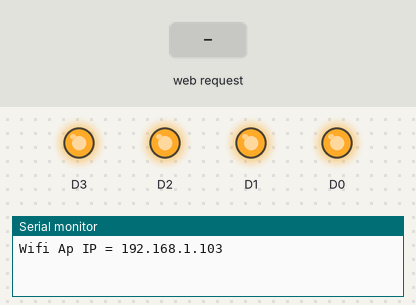
A sketch run on a simulated ESP8266 (NodeMCU). On the bench: output pins drawn as LEDs (lit = HIGH), the last lines printed to the serial monitor. The inputs (shaded band) are chosen by the test bench.

Above: at 3.2 s.
3.3 s: HTTP request GET /SET?Set=I received
At 3.8 s:
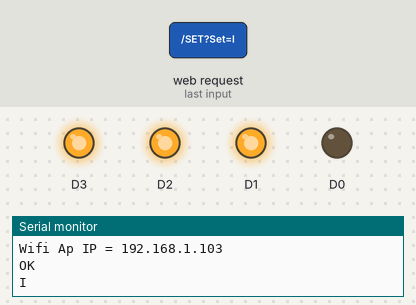
4.8 s: HTTP request GET /SET?Set=II received
At 6.0 s:
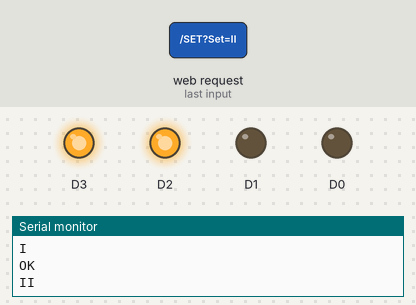
6.3 s: HTTP request GET /SET?Set=III received
At 7.3 s:
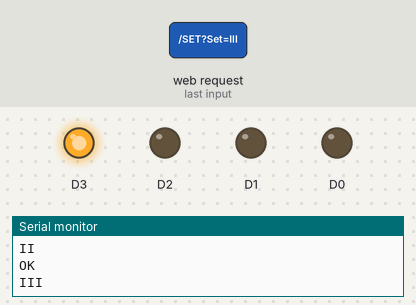
7.8 s: HTTP request GET /SET?Set=I received
At 8.4 s:
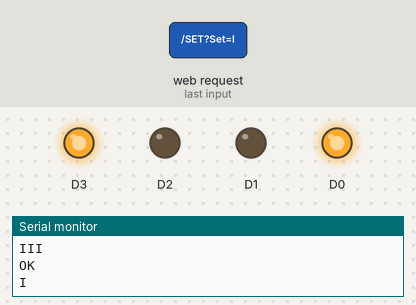
9.3 s: HTTP request GET /SET?Set=II received
At 9.6 s:
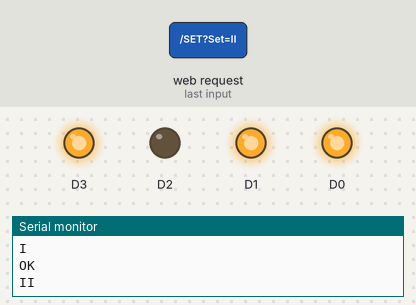
Timing chart, 0 to 11.8 s (numbered marks = the images above; inputs shaded):
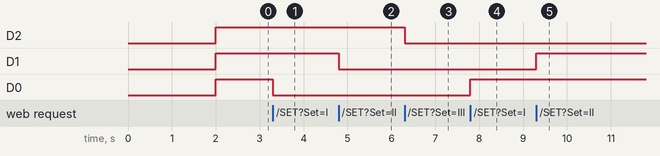

Measured:
- after the input at 3.3 s, D0: HIGH → LOW at once
- after the input at 4.8 s, D1: HIGH → LOW at once
- after the input at 6.3 s, D2: HIGH → LOW at once
- after the input at 7.8 s, D0: LOW → HIGH at once
- after the input at 9.3 s, D1: LOW → HIGH at once

The sketch:

bo.ino
```cpp
#include <ESP8266WiFi.h>
#include <WiFiClient.h>
#include <ESP8266WebServer.h>
#include <ESP8266HTTPClient.h>
#include "index.h"
ESP8266WebServer server(80);
IPAddress local_IP(192,168,1,103);
IPAddress subnet(255,255,255,0);
bool ch1=false,ch2=false,ch3=false,ch4=false;
void setup() {
  delay(2000);
  Serial.begin(115200);
  pinMode(D0,OUTPUT);
  pinMode(D1,OUTPUT);
  pinMode(D2,OUTPUT);
  pinMode(D3,OUTPUT);
  digitalWrite(D0,1);
  digitalWrite(D1,1);
  digitalWrite(D2,1);
  digitalWrite(D3,1);
  WiFi.mode(WIFI_AP);
  WiFi.softAPConfig(local_IP,local_IP,subnet);
  WiFi.softAP("ESP-12E", "123456789");
  Serial.print("Wifi Ap IP = ");
  Serial.println(WiFi.softAPIP());
  server.on("/", handleRoot);
  server.on("/SET", action);
  server.begin();

}

void loop() {
  server.handleClient();
}
void handleRoot() {
  server.send(200,"text/html",index_page);
}
void action() {
  Serial.println("OK");
  String steps = server.arg("Set");
  if(steps == "stop")
  {
    digitalWrite(D0,1);
    digitalWrite(D1,1);
    digitalWrite(D2,1);
    digitalWrite(D3,1);
    server.send(200,"text/plain","All channels are off");
  }
  if(steps == "I")
  {
    if(ch1 == false)
    {
      ch1 = true;
      digitalWrite(D0,0);
      server.send(200,"text/plain","channel one is ON");
    }
    else
    {
      ch1 = false;
      digitalWrite(D0,1);
      server.send(200,"text/plain","channel one is OFF");
    }

  }
  if(steps == "II")
  {
    if(ch2 == false)
    {
      ch2 = true;
      digitalWrite(D1,0);
      server.send(200,"text/plain","channel two is ON");
    }
    else
    {
      ch2 = false;
      digitalWrite(D1,1);
      server.send(200,"text/plain","channel two is OFF");
    }

  }
    if(steps == "III")
  {
    if(ch3 == false)
    {
      ch3 = true;
      digitalWrite(D2,0);
      server.send(200,"text/plain","channel three is ON");
    }
    else
    {
      ch3 = false;
      digitalWrite(D2,1);
      server.send(200,"text/plain","channel three is OFF");
    }

  }
  if(steps == "IIII")
  {
    if(ch4 == false)
    {
      ch4 = true;
      digitalWrite(D3,0);
      server.send(200,"text/plain","channel four is ON");
    }
    else
    {
      ch4 = false;
      digitalWrite(D3,1);
      server.send(200,"text/plain","channel four is OFF");
    }

  }
  Serial.println(steps);
}
```

index.h
```cpp
const char index_page[] PROGMEM = R"=====(
<!DOCTYPE html>
<html lang="en">
<head>
    <meta charset="UTF-8">
    <meta http-equiv="X-UA-Compatible" content="IE=edge">
    <meta name="viewport" content="width=device-width, initial-scale=1.0">
    <title>ESP-12E-Tutorial</title>
</head>
<body style="background-color: rgb(44, 44, 44);">
    <div style="width: 30%; text-align: center; height: 30%; margin: auto;">
        <table>
            <tr>
                <td>
                    <form action="SET" method="get">
                        <input type="submit" name="Set" value="stop" style="width: 100px; height: 40px; font-size: 20px; background-color: rgb(255, 0, 0); color: rgb(255, 255, 255);" />
                    </form>
                </td>
            </tr>
        </table>
        <br><br>
        <table>
            <tr>
                <td>

                        <input id="txt1" type="text" value="0" style="text-align: center; width: 150px; height: 50px; font-size: 40px;" />

                    <br><br>
                    <button id="btn1" style="width: 140px; height: 40px;" onclick="Ch1sub();">Channel1</button>
                </td>

                <td>

                        <input  id="txt2" type="text" value="0" style="text-align: center; width: 150px; height: 50px; font-size: 40px;" />

                    <br><br>
                    <button id="btn2" style="width: 140px; height: 40px;" onclick="Ch2sub();">Channel2</button>
                </td>

                <td>

                        <input id="txt3" type="text" value="0" style="text-align: center; width: 150px; height: 50px; font-size: 40px;" />

                    <br><br>
                    <button id="btn3" style="width: 140px; height: 40px;" onclick="Ch3sub();">Channel3</button>
                </td>

                <td>

                        <input id="txt4" type="text" value="0" style="text-align: center; width: 150px; height: 50px; font-size: 40px;" />

                    <br><br>
                    <button id="btn4" style="width: 140px; height: 40px;" onclick="Ch4sub();">Channel4</button>
                </td>
            </tr>
        </table>

    </div>
    <br><br>
    <div style="width: 30%; text-align: center; height: 30%; margin: auto;">
        <h2 id="HH" style="color:rgb(255, 255, 255);"></h2>
        <h2 id="HH1" style="color:rgb(255, 255, 255);"></h2>
        <h2 id="HH2" style="color:rgb(255, 255, 255);"></h2>
        <h2 id="HH3" style="color:rgb(255, 255, 255);"></h2>
    </div>
    <script>
        function Ch1sub(){
            var V = document.getElementById('txt1').value;
            var req = new XMLHttpRequest();
            if(V == 0){ req.open("GET", "http://192.168.1.103/SET?Set=I", true);
            req.onreadystatechange = function(){
            if(this.readyState == 4 && this.status ==200)
            {
              document.getElementById("HH").innerHTML = this.responseText;
              var response = this.responseText;
                if(response == "channel one is ON")
                {
                    document.getElementById('btn1').style.backgroundColor = '#33cc33';
                }
                if(response == "channel one is OFF")
                {
                    document.getElementById('btn1').style.backgroundColor = '#bfbfbf';
                }
            }
            };
            req.send();
            req.close();
            return;
            }
            var id = setInterval(function(){
                if(V <= 0 ){return;}
                V-=1;
                document.getElementById('txt1').value = V;
                if(V <= 0 )
                {
                    clearInterval(id);
                    req.open("GET", "http://192.168.1.103/SET?Set=I", true);
                    req.onreadystatechange = function(){
                    if(this.readyState == 4 && this.status ==200)
                    {
                      document.getElementById("HH").innerHTML = this.responseText;
                      var response = this.responseText;
                      if(response == "channel one is ON")
                        {
                            document.getElementById('btn1').style.backgroundColor = '#33cc33';
                        }
                        if(response == "channel one is OFF")
                        {
                            document.getElementById('btn1').style.backgroundColor = '#bfbfbf';
                        }
                    }
                    };
                    req.send();
                    req.close();
                    return;
                }
            },1000);
        }


        function Ch2sub(){
            var V = document.getElementById('txt2').value;
            var req = new XMLHttpRequest();
            if(V == 0){req.open("GET", "http://192.168.1.103/SET?Set=II", true);
            req.onreadystatechange = function(){
            if(this.readyState == 4 && this.status ==200)
            {
              document.getElementById("HH1").innerHTML = this.responseText;
              var response = this.responseText;
                if(response == "channel two is ON")
                {
                    document.getElementById('btn2').style.backgroundColor = '#33cc33';
                }
                if(response == "channel two is OFF")
                {
                    document.getElementById('btn2').style.backgroundColor = '#bfbfbf';
                }
            }
            };


            req.send();
            req.close();
            return;
            }
            var id = setInterval(function(){
              if(V <= 0 ){return;}
                V-=1;
                document.getElementById('txt2').value = V;
                if(V <=0 )
                {
                    clearInterval(id);
                    req.open("GET", "http://192.168.1.103/SET?Set=II", true);
                    req.onreadystatechange = function(){
                    if(this.readyState == 4 && this.status ==200)
                    {
                    document.getElementById("HH1").innerHTML = this.responseText;
                    var response = this.responseText;
                        if(response == "channel two is ON")
                        {
                            document.getElementById('btn2').style.backgroundColor = '#33cc33';
                        }
                        if(response == "channel two is OFF")
                        {
                            document.getElementById('btn2').style.backgroundColor = '#bfbfbf';
                        }
                    }
                    };
                    req.send();
                    req.close();
                    return;
                }
            },1000);
        }


        function Ch3sub(){
            var V = document.getElementById('txt3').value;
            var req = new XMLHttpRequest();
            if(V == 0){req.open("GET", "http://192.168.1.103/SET?Set=III", true);
            req.onreadystatechange = function(){
            if(this.readyState == 4 && this.status ==200)
            {
              document.getElementById("HH2").innerHTML = this.responseText;
              var response = this.responseText;
                if(response == "channel three is ON")
                {
                    document.getElementById('btn3').style.backgroundColor = '#33cc33';
                }
                if(response == "channel three is OFF")
                {
                    document.getElementById('btn3').style.backgroundColor = '#bfbfbf';
                }
            }
            };
            req.send();
            req.close();
            return;
            }
            var id = setInterval(function(){
              if(V <= 0 ){return;}
                V-=1;
                document.getElementById('txt3').value = V;
                if(V <=0 )
                {
                    clearInterval(id);
                    req.open("GET", "http://192.168.1.103/SET?Set=III", true);
                    req.onreadystatechange = function(){
                    if(this.readyState == 4 && this.status ==200)
                    {
                    document.getElementById("HH2").innerHTML = this.responseText;
                    var response = this.responseText;
                        if(response == "channel three is ON")
                        {
                            document.getElementById('btn3').style.backgroundColor = '#33cc33';
                        }
                        if(response == "channel three is OFF")
                        {
                            document.getElementById('btn3').style.backgroundColor = '#bfbfbf';
                        }
                    }
                    };
                    req.send();
                    req.close();
                    return;
                }
            },1000);
        }


        function Ch4sub(){
            var V = document.getElementById('txt4').value;
            var req = new XMLHttpRequest();
            if(V == 0){req.open("GET", "http://192.168.1.103/SET?Set=IIII", true);
            req.onreadystatechange = function(){
            if(this.readyState == 4 && this.status ==200)
            {
              document.getElementById("HH3").innerHTML = this.responseText;
              var response = this.responseText;
                if(response == "channel four is ON")
                {
                    document.getElementById('btn4').style.backgroundColor = '#33cc33';
                }
                if(response == "channel four is OFF")
                {
                    document.getElementById('btn4').style.backgroundColor = '#bfbfbf';
                }
            }
            };
            req.send();
            req.close();
            return;
            }
            var id = setInterval(function(){
              if(V <= 0 ){return;}
                V-=1;
                document.getElementById('txt4').value = V;
                if(V <=0 )
                {
                    clearInterval(id);
                    req.open("GET", "http://192.168.1.103/SET?Set=IIII", true);
                    req.onreadystatechange = function(){
                    if(this.readyState == 4 && this.status ==200)
                    {
                    document.getElementById("HH3").innerHTML = this.responseText;
                    var response = this.responseText;
                        if(response == "channel four is ON")
                        {
                            document.getElementById('btn4').style.backgroundColor = '#33cc33';
                        }
                        if(response == "channel four is OFF")
                        {
                            document.getElementById('btn4').style.backgroundColor = '#bfbfbf';
                        }
                    }
                    };
                    req.send();
                    req.close();
                    return;
                }
            },1000);
        }
    </script>
</body>
</html>
)=====";
```
